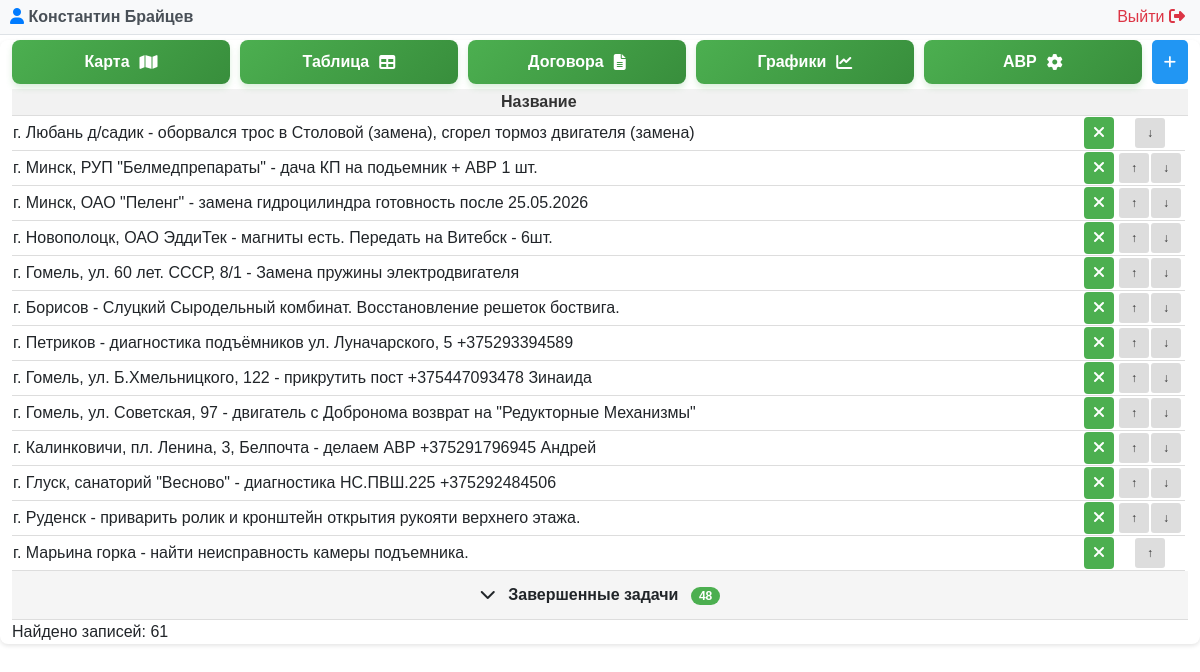
Before: /problem.php (signed in) with the older database file.
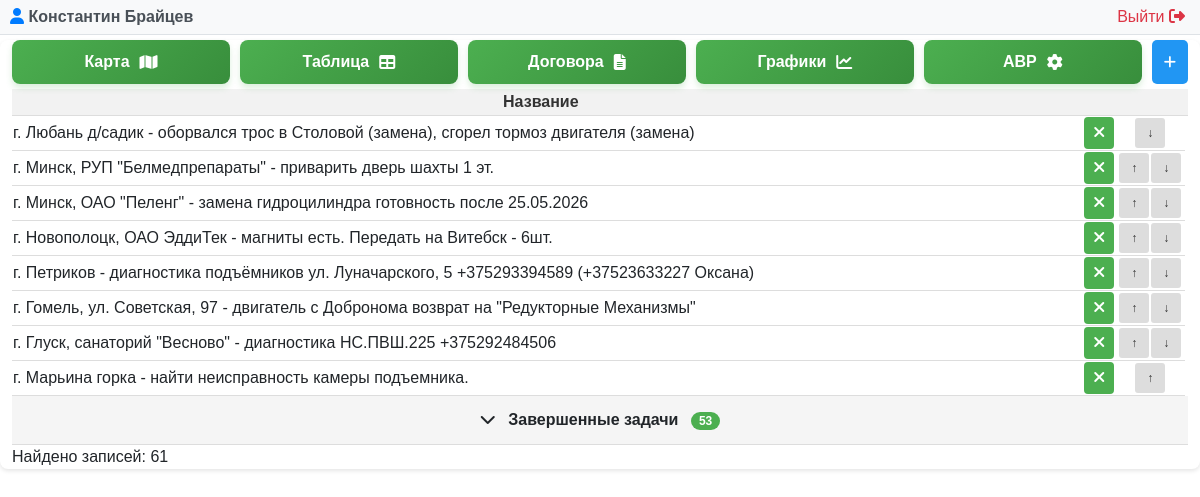
After: the same page with the newer database file.
### tables this page shows
CREATE TABLE "LIFTEH_problem" ("id" integer NOT NULL PRIMARY KEY AUTOINCREMENT, "name" varchar(255) NOT NULL, "created_date" DATETIME DEFAULT CURRENT_TIMESTAMP, "is_completed" bool NOT NULL, "user_id" integer NOT NULL REFERENCES "auth_user" ("id") DEFERRABLE INITIALLY DEFERRED, priority INTEGER);

### problem.php (called while the page is built, shortened)
<?php
require __DIR__ . '/modules/problem/problem.php';

### modules/auth/auth.php (called while the page is built, shortened)
<?php
function getCurrentUser() {
    try {
        $pdo = new PDO("sqlite:" . DB_PATH);
        $pdo->setAttribute(PDO::ATTR_ERRMODE, PDO::ERRMODE_EXCEPTION);
        $stmt = $pdo->prepare("SELECT id, username, email, first_name, last_name, is_superuser, is_active FROM auth_user WHERE id = ?");
        $stmt->execute([$_SESSION['user_id']]);
        return $stmt->fetch(PDO::FETCH_ASSOC);
    } catch (PDOException $e) {
        error_log("Ошибка получения пользователя: " . $e->getMessage());
        return null;
    }
}
?>

### modules/problem/problem.php (the view, shortened to what this page needs)
<?php
require_once __DIR__ . '/../../modules/auth/auth.php';
$currentUser = getCurrentUser();
$isSuperAdmin = ($currentUser['is_superuser'] ?? 0) == 1;
try {
    $db = new PDO('sqlite:' . DB_PATH);
    $db->setAttribute(PDO::ATTR_ERRMODE, PDO::ERRMODE_EXCEPTION);
} catch(PDOException $e) {
    die("Ошибка подключения к БД: " . $e->getMessage());
}
$db->exec("CREATE TABLE IF NOT EXISTS LIFTEH_problem (
    id INTEGER PRIMARY KEY AUTOINCREMENT,
    name TEXT NOT NULL,
    created_date DATETIME DEFAULT CURRENT_TIMESTAMP,
    is_completed INTEGER DEFAULT 0,
    user_id INTEGER,
    priority INTEGER DEFAULT 0
)");
$stmt = $db->query("SELECT * FROM LIFTEH_problem WHERE is_completed != 2 ORDER BY is_completed, priority ASC");
$problems = $stmt->fetchAll(PDO::FETCH_ASSOC);
?>
<!DOCTYPE html>
<html lang="ru">
<?php $pageTitle = 'Управление проблемами'; include __DIR__ . '/../../includes/header.php'; ?>
<body>
<?php include __DIR__ . '/../../modules/admin/user_panel.php'; ?>
    <div class="container">
        <div class="controls">
            <div class="button-group">
                <a href="/map.php" class="map-button">
                    <span class="button-text">Карта</span>
                    <i class="fas fa-map"></i>
                </a>
                <a href="/index.php" class="map-button">
                    <span class="button-text">Таблица</span>
                    <i class="fas fa-table"></i>
                </a>
                <?php if ($isSuperAdmin): ?>
                    <a href="/dogovor.php" class="map-button">
                        <span class="button-text">Договора</span>
                        <i class="fas fa-file-alt"></i>
                    </a>
                    <a href="/charts.php" class="map-button">
                        <span class="button-text">Графики</span>
                        <i class="fas fa-chart-line"></i>
                    </a>
                    <a href="avr.php" class="map-button">
                        <span class="button-text">АВР</span>
                        <i class="fa-solid fa-gear"></i>
                    </a>
                <?php endif; ?>
                <button class="btn btn-primary" onclick="openAddModal()">
                    <i class="fas fa-plus"></i>
                </button>
            </div>
        </div>
        <table id="problemTable">
            <thead>
                <tr>
                    <th>Название</th>
                    <th></th>
                    <th></th>
                    <th></th>
                </tr>
            </thead>
            <tbody>
                <?php
                $activeProblems = [];
                $completedProblems = [];
                foreach ($problems as $problem) {
                    if ($problem['is_completed'] == 1) {
                        $completedProblems[] = $problem;
                    } else {
                        $activeProblems[] = $problem;
                    }
                }
                ?>
                <?php foreach ($activeProblems as $problem): ?>
                <tr class="problem-row active-row" data-status="active" data-id="<?= $problem['id'] ?>">
                    <td class="<?php if ($problem['is_completed'] == 2) echo 'deleted'; ?>"
                        id="row-<?= $problem['id'] ?>"
                        onclick="openEditModal(<?= $problem['id'] ?>)"
                        style="text-align: left;">
                        <?= htmlspecialchars($problem['name']) ?>
                    </td>
                    <td style="text-align: right;">
                        <form method="POST" style="display: inline;" onsubmit="return toggleComplete(event, this)">
                            <button type="submit" class="status-badge <?= $problem['is_completed'] ? 'status-completed' : 'status-active' ?>" style="width: 30px;">
                                <?= $problem['is_completed'] ? '<i class="fas fa-check"></i>' : '<i class="fas fa-times"></i>' ?>
                            </button>
                        </form>
                    </td>
                    <td style="width: 70px;">
                        <div class="priority-buttons">
                            <?php
                            $minMax = $db->query("SELECT MIN(priority) as min_priority, MAX(priority) as max_priority
                                                    FROM LIFTEH_problem
                                                    WHERE is_completed = 0")->fetch(PDO::FETCH_ASSOC);
                            $minPriority = $minMax['min_priority'];
                            $maxPriority = $minMax['max_priority'];
                            ?>
                            <?php if ($problem['is_completed'] == 0): ?>
                                <?php if ($problem['priority'] > $minPriority): ?>
                                    <form method="POST" style="display: inline;" onsubmit="return movePriority(event, this)">
                                        <button type="submit" class="priority-btn" title="Повысить приоритет">↑</button>
                                    </form>
                                <?php endif; ?>
                                <?php if ($problem['priority'] < $maxPriority): ?>
                                    <form method="POST" style="display: inline;" onsubmit="return movePriority(event, this)">
                                        <button type="submit" class="priority-btn" title="Понизить приоритет">↓</button>
                                    </form>
                                <?php endif; ?>
                            <?php else: ?>
                                <span class="priority-disabled"></span>
                            <?php endif; ?>
                        </div>
                    </td>
                </tr>
                <?php endforeach; ?>
                <?php if (count($completedProblems) > 0): ?>
                <tr class="accordion-row" id="accordionRow">
                    <td colspan="4" style="background-color: #f5f5f5; cursor: pointer; padding: 12px; text-align: center; font-weight: bold;" onclick="toggleCompletedTasks()">
                        <span id="accordionIcon">
                            <i class="fas fa-chevron-down"></i>
                        </span>
                        Завершенные задачи
                        <span style="background-color: #4CAF50; color: white; padding: 2px 8px; border-radius: 12px; font-size: 12px; margin-left: 8px;">
                            <?= count($completedProblems) ?>
                        </span>
                    </td>
                </tr>
                <?php endif; ?>
            </tbody>
        </table>
        <div class="count">Найдено записей: <?= count($problems); ?></div>
    </div>
</body>
</html>

### includes/header.php (shortened to what this page needs)
<head>
    <link href="https://cdn.jsdelivr.net/npm/bootstrap@5.1.3/dist/css/bootstrap.min.css" rel="stylesheet">
    <link rel="stylesheet" href="https://cdnjs.cloudflare.com/ajax/libs/font-awesome/6.4.0/css/all.min.css">
    <?php
    $currentPage = parse_url($_SERVER['REQUEST_URI'], PHP_URL_PATH);
    $currentPage = rtrim($currentPage, '/');
    ?>
    <?php if ($currentPage == '/problem.php'): ?>
        <link rel="stylesheet" href="/assets/css/problem_styles.css">
        <link rel="stylesheet" href="/assets/css/modal-styles.css">
    <?php endif; ?>
</head>

### modules/admin/user_panel.php (shortened to what this page needs)
<div class="user-panel">
    <div class="user-info">
        <span class="user-name">
            <i class="fas fa-user"></i>
            <?php echo htmlspecialchars($currentUser['first_name'] ?? ''); ?>
            <?php echo htmlspecialchars($currentUser['last_name'] ?? ''); ?>
        </span>
        <a href="/modules/auth/logout.php" class="logout-btn">
          Выйти <i class="fas fa-sign-out-alt"></i>
        </a>
    </div>
</div>

### assets/css/problem_styles.css (style rules this page uses)
body { font-family: Arial, sans-serif; }
.container { max-width: 1400px; margin: 0 auto; background-color: white; border-radius: 8px; box-shadow: 0 2px 4px rgba(0, 0, 0, 0.1); }
.btn { margin: 0px !important; padding: 8px 12px !important; border-radius: 5px !important; }
.button-group { flex-wrap: wrap; margin-top: 5px; display: flex; gap: 10px; }
.map-button, .refresh-button { flex: 1; padding: 10px 10px; border-radius: 8px; text-decoration: none; display: flex; align-items: center; justify-content: center; gap: 10px; font-weight: bold; font-size: 16px; transition: all 0.3s ease; text-align: center; }
.map-button { background: linear-gradient(135deg, #4CAF50 0%, #388E3C 100%); color: white; box-shadow: 0 4px 6px rgba(76, 175, 80, 0.2); }
table { width: 100%; border-collapse: collapse; margin-top: 5px; }
th, td { text-align: center; border-bottom: 1px solid #ddd; }
th { background-color: #f2f2f2; font-weight: bold; color: #333; }
.btn { display: inline-block; padding: 8px 16px; background-color: #4CAF50; color: white; border: none; border-radius: 4px; cursor: pointer; font-size: 14px; text-decoration: none; margin-right: 5px; transition: opacity 0.3s; }
.btn-primary { background-color: #2196F3; }
.priority-buttons { display: inline-flex; gap: 2px; }
.priority-btn { width: 30px; height: 30px; padding: 4px 8px; font-size: 12px; background-color: #ddd; color: #333; border: none; border-radius: 3px; cursor: pointer; }
.status-badge { padding: 4px 8px; border-radius: 4px; font-weight: bold; border: none; cursor: pointer; }
.status-active { background-color: #4CAF50; color: white; }

### modules/problem/problem.php (style rules this page uses)
.accordion-row td { background-color: #f8f9fa; cursor: pointer; transition: background-color 0.3s ease; user-select: none; }
.accordion-row td i { transition: transform 0.3s ease; margin-right: 8px; }

### modules/admin/user_panel.php (style rules this page uses)
.user-panel { background-color: #f8f9fa; padding: 5px 10px; border-bottom: 1px solid #dee2e6; margin-bottom: 0px; }
.user-info { max-width: 1200px; margin: 0 auto; display: flex; justify-content: space-between; align-items: center; }
.user-name { font-weight: bold; color: #495057; }
.user-name i { color: #007bff; }
.logout-btn { color: #dc3545; text-decoration: none; border-radius: 4px; transition: background-color 0.3s; }
.logout-btn i { margin-right: 5px; }

Changed rows visible on the page:
no longer on this page (row edited): lifteh_problem: name "г. Гомель, ул. 60 лет. СССР, 8/1 - Замена пружины электродвигателя", is_completed False (drawn)
no longer on this page (row edited): lifteh_problem: name "г. Борисов - Слуцкий Сыродельный комбинат. Восстановление решеток боствига.", is_completed False (drawn)
no longer on this page (row edited): lifteh_problem: name "г. Гомель, ул. Б.Хмельницкого, 122 - прикрутить пост +375447093478 Зинаида", is_completed False (drawn)
no longer on this page (row edited): lifteh_problem: name "г. Калинковичи, пл. Ленина, 3, Белпочта - делаем АВР +375291796945 Андрей", is_completed False (drawn)
no longer on this page (row edited): lifteh_problem: name "г. Руденск - приварить ролик и кронштейн открытия рукояти верхнего этажа.", is_completed False (drawn)
changed lifteh_problem: name "г. Минск, РУП \"Белмедпрепараты\" - дача КП на подьемник + АВР 1 шт." → "г. Минск, РУП \"Белмедпрепараты\" - приварить дверь шахты 1 эт."
changed lifteh_problem: name "г. Петриков - диагностика подъёмников ул. Луначарского, 5 +375293394589" → "г. Петриков - диагностика подъёмников ул. Луначарского, 5 +375293394589 (+37523633227 Оксана)"
Other visible differences:
count($completedProblems): "48" → "53"
